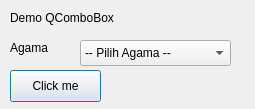
<?xml version="1.0" encoding="UTF-8"?>
<ui version="4.0">
 <class>Dialog</class>
 <widget class="QDialog" name="Dialog">
  <property name="geometry">
   <rect>
    <x>0</x>
    <y>0</y>
    <width>255</width>
    <height>109</height>
   </rect>
  </property>
  <property name="windowTitle">
   <string>Demo QComboBox</string>
  </property>
  <widget class="QComboBox" name="comboBox">
   <property name="geometry">
    <rect>
     <x>80</x>
     <y>40</y>
     <width>151</width>
     <height>26</height>
    </rect>
   </property>
   <property name="currentText">
    <string extracomment="ttt">-- Pilih Agama --</string>
   </property>
   <item>
    <property name="text">
     <string>-- Pilih Agama --</string>
    </property>
   </item>
   <item>
    <property name="text">
     <string>Islam</string>
    </property>
   </item>
   <item>
    <property name="text">
     <string>Kristen Protestan</string>
    </property>
   </item>
   <item>
    <property name="text">
     <string>Kristen Katolik</string>
    </property>
   </item>
   <item>
    <property name="text">
     <string>Hindu</string>
    </property>
   </item>
   <item>
    <property name="text">
     <string>Budha</string>
    </property>
   </item>
   <item>
    <property name="text">
     <string>Sinto</string>
    </property>
   </item>
  </widget>
  <widget class="QLabel" name="label">
   <property name="geometry">
    <rect>
     <x>10</x>
     <y>10</y>
     <width>131</width>
     <height>16</height>
    </rect>
   </property>
   <property name="text">
    <string>Demo QComboBox</string>
   </property>
  </widget>
  <widget class="QLabel" name="label_2">
   <property name="geometry">
    <rect>
     <x>10</x>
     <y>40</y>
     <width>60</width>
     <height>16</height>
    </rect>
   </property>
   <property name="text">
    <string>Agama</string>
   </property>
  </widget>
  <widget class="QPushButton" name="pushButton">
   <property name="geometry">
    <rect>
     <x>10</x>
     <y>70</y>
     <width>91</width>
     <height>32</height>
    </rect>
   </property>
   <property name="text">
    <string>Click me</string>
   </property>
  </widget>
 </widget>
 <resources/>
 <connections/>
</ui>
